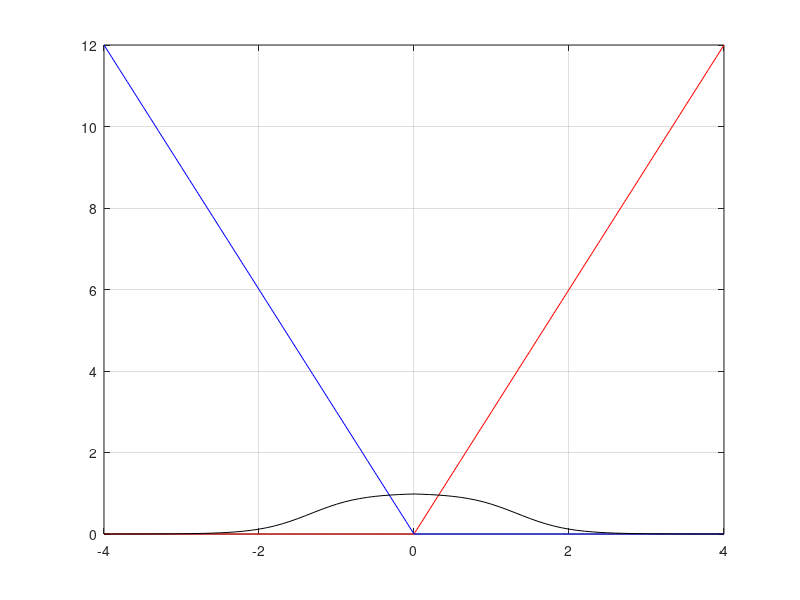

The MATLAB source for this figure:


clear all
close all

w=3*[1 -1];

wout=[1 1];
bout=-4;

reverse=1;
if reverse
    wout=-wout;bout=-bout;
end

x=[-4:0.1:4];

a1=w(1)*x;
h1=(a1>0).*a1;

a2=w(2)*x;
h2=(a2>0).*a2;

aout=wout(1)*h1+wout(2)*h2+bout;
yout=1./(1+exp(-aout));

figure
plot(x,h1,'r');
hold on
grid on
plot(x,h2,'b');
plot(x,yout,'k');
